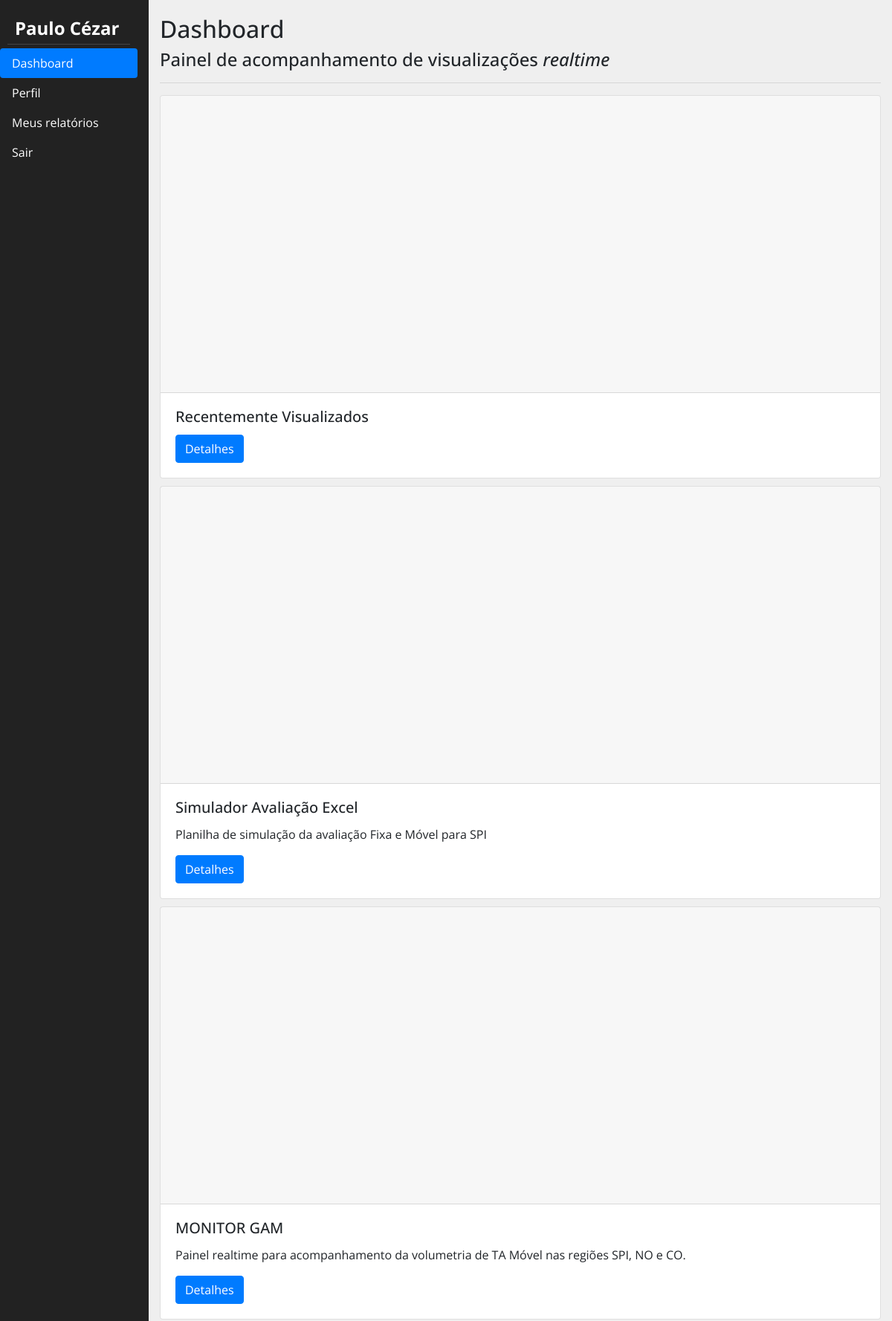
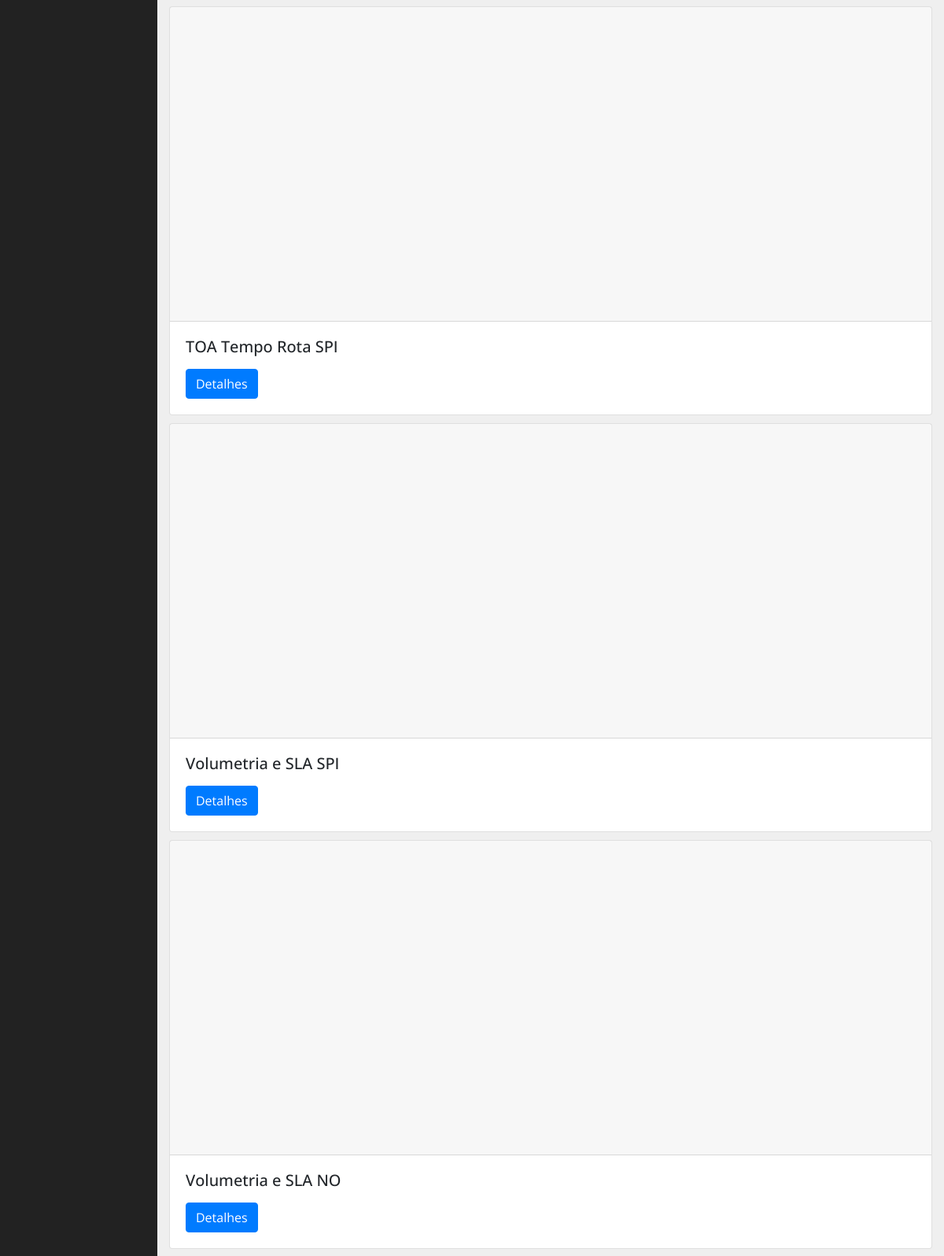
The app's page / (signed in, upper part) with its own data (2 pictures, top to bottom).
### tables this page shows
CREATE TABLE IF NOT EXISTS `report` (
  `id` int(11) NOT NULL,
  `owner` int(11) NOT NULL,
  `name` varchar(300) NOT NULL,
  `description` varchar(500) NOT NULL
);

### _php/default.php (called while the page is built, shortened)
<?php
function sql_execute($ssql, $mysqli = "") {
    $result = "";
    if ($select = $mysqli->query($ssql)) {
        $result = $select;
    } else {
        $result = false;
    }
    return $result;
}

### index.php (the view, shortened to what this page needs)
<?php
    $UID   = $UNAME = "";
    if (!isset($_COOKIE["VIEWLOG_LOGIN"])) {
        header("location: login.php");
    } else {
        $COOKIE = json_decode($_COOKIE["VIEWLOG_LOGIN"], true);
        $UID    = $COOKIE["uid"];
        $UNAME  = $COOKIE["name"];
    }
    if (isset($_COOKIE["CURRENT_PAGE"]) && $_COOKIE["CURRENT_PAGE"] !== "undefined") {
        $CURRENT_PAGE = $_COOKIE["CURRENT_PAGE"];
    } else {
        $CURRENT_PAGE = "v-pills-dashboard";
    }
?>
<!DOCTYPE html>
<html lang="pt-BR">
    <head>
        <link href="_css/jquery.toast.min.css" rel="stylesheet"/>
        <link href="_css/bootstrap.min.css" rel="stylesheet"/>
        <link href="_css/bootstrap-select.min.css" rel="stylesheet"/>
        <link href="_css/app.css" rel="stylesheet"/>
        <link rel="stylesheet" href="https://www.amcharts.com/lib/3/plugins/export/export.css" type="text/css" media="all" />
    </head>
    <body>
        <div class="row">
            <div class="nav flex-column nav-pills col-2" id="v-pills-tab" role="tablist" aria-orientation="vertical">
                <div id="owner" db-id="<?= $UID ?>">
                    <?= $UNAME ?>
                </div>
                <a class="nav-link <?= ($CURRENT_PAGE == "v-pills-dashboard" ? "active" : "") ?>"
                   id="v-pills-dashboard-tab"
                   data-toggle="pill"
                   href="#v-pills-dashboard"
                   role="tab"
                   aria-controls="v-pills-dashboard"
                   aria-selected="true">
                    Dashboard
                </a>
                <a class="nav-link <?= ($CURRENT_PAGE == "v-pills-profile" ? "active" : "") ?>"
                   id="v-pills-profile-tab"
                   data-toggle="pill"
                   href="#v-pills-profile"
                   role="tab"
                   aria-controls="v-pills-profile"
                   aria-selected="false">
                    Perfil
                </a>
                <a class="nav-link <?= ($CURRENT_PAGE == "v-pills-reports" ? "active" : "") ?>"
                   id="v-pills-reports-tab"
                   data-toggle="pill"
                   href="#v-pills-reports"
                   role="tab"
                   aria-controls="v-pills-reports"
                   aria-selected="false">
                    Meus relatórios
                </a>
                <a class="nav-link"
                   href="logout.php">
                    Sair
                </a>
            </div>
            <div class="tab-content col-10" id="v-pills-tabContent">
                <div class="tab-pane fade <?= ($CURRENT_PAGE == "v-pills-dashboard" ? "active show" : "") ?>"
                     id="v-pills-dashboard" role="tabpanel" aria-labelledby="v-pills-dashboard-tab">
                    <h1>Dashboard</h1>
                    <h2>Painel de acompanhamento de visualizações <i>realtime</i></h2>
                    <hr/>
                    <div class="card">
                        <div id="featured" class="card-header"></div>
                        <div class="card-body">
                            <h5 class="card-title">Recentemente Visualizados</h5>
                            <a class="btn btn-primary detail"
                               id="v-pills-detail-tab"
                               data-toggle="pill"
                               href="#v-pills-detail"
                               role="tab"
                               aria-controls="v-pills-detail"
                               aria-selected="false">
                                Detalhes
                            </a>
                        </div>
                    </div>
                    <?php
                        $REPORTS["SQL"]   = "SELECT * FROM `report` WHERE `owner` = '$UID'";
                        $REPORTS["QUERY"] = sql_execute($REPORTS["SQL"]);
                        while ($REPORTS["ROW"]   = $REPORTS["QUERY"]->fetch_assoc()) {
                            $REPORT_DATA["SQL"]   = "SELECT * FROM `viewlog` WHERE `owner_id` = '$UID' AND `rep_id` = '{$REPORTS["ROW"]["id"]}';";
                            $REPORT_DATA["SQL"]   = "SELECT DATE_FORMAT(`dt`, '%Y-%m-%d') AS 'date', COUNT(id) AS 'value' FROM `viewlog` WHERE `owner_id` = '$UID' AND `rep_id` = '{$REPORTS["ROW"]["id"]}' GROUP BY DATE_FORMAT(`dt`, '%Y-%m-%d')";
                            $REPORT_DATA["QUERY"] = sql_execute($REPORT_DATA["SQL"]);
                            $GRAPH_CONFIGURATION = "";
                            $GRAPH_FAILMESSAGE   = "";
                            if ($REPORT_DATA["QUERY"]->num_rows === 0) {
                                $GRAPH_FAILMESSAGE = "<span class='empty_graph'>Este relatório ainda não possui visualizações.</span>";
                                $GRAPH_CLASS       = "fail-message";
                            } else {
                                $REPORT_DATA["ARRAY"] = [];
                                $REPORT_DATA["JS"]    = [];
                                while ($REPORT_DATA["ROW"] = $REPORT_DATA["QUERY"]->fetch_object()) {
                                    array_push($REPORT_DATA["JS"], "{date: '{$REPORT_DATA["ROW"]->date}', value: {$REPORT_DATA["ROW"]->value}}");
                                    array_push($REPORT_DATA["ARRAY"], [$REPORT_DATA["ROW"]->date => $REPORT_DATA["ROW"]->value]);
                                }
                                $REPORT_DATA["JS"]   = implode(",", $REPORT_DATA["JS"]);
                                $GRAPH_CONFIGURATION = "<script>draw('report-{$REPORTS["ROW"]["id"]}', [{$REPORT_DATA["JS"]}]);</script>";
                                $GRAPH_CLASS         = "graph";
                            }
                            echo "
                                <div class=\"card\">
                                    $GRAPH_CONFIGURATION
                                    <div id=\"report-{$REPORTS["ROW"]["id"]}\" class=\"card-header $GRAPH_CLASS\">$GRAPH_FAILMESSAGE</div>
                                    <div class=\"card-body\">
                                        <h5 class=\"card-title\">{$REPORTS["ROW"]["name"]}</h5>
                                        <p class=\"card-text\">{$REPORTS["ROW"]["description"]}</p>
                                        <a class=\"btn btn-primary detail\"
                                           id=\"v-pills-detail-tab-0\"
                                           data-toggle=\"pill\"
                                           href=\"#v-pills-detail\"
                                           role=\"tab\"
                                           aria-controls=\"v-pills-detail\"
                                           aria-selected=\"false\">
                                            Detalhes
                                        </a>
                                    </div>
                                </div>";
                        }
                    ?>
                </div>
            </div>
        </div>
    </body>
</html>

### _css/app.css (style rules this page uses)
body { background: #efefef; font-family: 'Open Sans', sans-serif; }
.row { margin: 0; }
.tab-pane h1 { font-size: 24pt; margin-top: 20px; }
.tab-pane h2 { font-size: 18pt; }
.nav { background: #222; height: 100vh; }
.nav-link { color: #fff; }
#owner { color: #fff; font-size: 18pt; font-weight: bold; padding: 15px 10px 3px; border-bottom: 1px solid #444; margin: 5px 10px 5px; }
.tab-content { height: 100vh; overflow-y: scroll; }
.tab-pane .card { margin-bottom: 10px; }
.card-header { height: 400px; padding: 10px 20px 30px 0px; }

### records on screen
report: name "Simulador Avaliação Excel", description "Planilha de simulação da avaliação Fixa e Móvel para SPI"
report: name "MONITOR GAM", description "Painel realtime para acompanhamento da volumetria de TA Móvel nas regiões SPI, NO e CO."
report: name "TOA Tempo Rota SPI"
report: name "Volumetria e SLA SPI"
report: name "Volumetria e SLA NO"

### other values on screen
$UNAME "Paulo Cézar"
